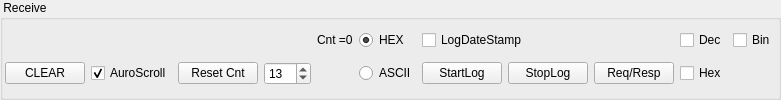
     <widget class="QGroupBox" name="gbUART_Receive">
      <property name="title">
       <string> Receive </string>
      </property>
      <layout class="QGridLayout" name="gridLayout_10">
       <property name="leftMargin">
        <number>2</number>
       </property>
       <property name="topMargin">
        <number>0</number>
       </property>
       <property name="rightMargin">
        <number>2</number>
       </property>
       <property name="bottomMargin">
        <number>2</number>
       </property>
       <property name="horizontalSpacing">
        <number>6</number>
       </property>
       <property name="verticalSpacing">
        <number>2</number>
       </property>
       <item row="0" column="4">
        <widget class="QLabel" name="rbUART_Receive_Cnt">
         <property name="text">
          <string>Cnt =0</string>
         </property>
        </widget>
       </item>
       <item row="0" column="5">
        <widget class="QRadioButton" name="rbUART_Receive_HEX">
         <property name="text">
          <string>HEX</string>
         </property>
         <property name="checked">
          <bool>true</bool>
         </property>
        </widget>
       </item>
       <item row="0" column="6" colspan="2">
        <widget class="QCheckBox" name="cbUART_Receive_LogDataStamp">
         <property name="text">
          <string>LogDateStamp</string>
         </property>
        </widget>
       </item>
       <item row="0" column="9">
        <widget class="QCheckBox" name="rbUART_Receive_Dec">
         <property name="text">
          <string>Dec</string>
         </property>
        </widget>
       </item>
       <item row="0" column="10">
        <widget class="QCheckBox" name="rbUART_Receive_ViewBin">
         <property name="text">
          <string>Bin</string>
         </property>
        </widget>
       </item>
       <item row="1" column="0">
        <widget class="QPushButton" name="pbUART_ReceiveClear">
         <property name="text">
          <string>CLEAR</string>
         </property>
        </widget>
       </item>
       <item row="1" column="1">
        <widget class="QCheckBox" name="rbUART_Receive_AutoScroll">
         <property name="text">
          <string>AuroScroll</string>
         </property>
         <property name="checked">
          <bool>true</bool>
         </property>
        </widget>
       </item>
       <item row="1" column="2">
        <widget class="QPushButton" name="pbUART_ReceiveResetCounter">
         <property name="text">
          <string>Reset Cnt</string>
         </property>
        </widget>
       </item>
       <item row="1" column="3">
        <widget class="QSpinBox" name="svUART_Receive_CharEnter">
         <property name="maximumSize">
          <size>
           <width>50</width>
           <height>16777215</height>
          </size>
         </property>
         <property name="maximum">
          <number>255</number>
         </property>
         <property name="value">
          <number>13</number>
         </property>
        </widget>
       </item>
       <item row="1" column="5">
        <widget class="QRadioButton" name="rbUART_Receive_ASCII">
         <property name="text">
          <string>ASCII</string>
         </property>
         <property name="checked">
          <bool>false</bool>
         </property>
        </widget>
       </item>
       <item row="1" column="6">
        <widget class="QPushButton" name="pbUART_Receive_StartLog">
         <property name="text">
          <string>StartLog</string>
         </property>
        </widget>
       </item>
       <item row="1" column="7">
        <widget class="QPushButton" name="pbUART_Receive_StopLog">
         <property name="text">
          <string>StopLog</string>
         </property>
        </widget>
       </item>
       <item row="1" column="8">
        <widget class="QPushButton" name="pbUART_Receive_ReqResp">
         <property name="text">
          <string>Req/Resp</string>
         </property>
        </widget>
       </item>
       <item row="1" column="9">
        <widget class="QCheckBox" name="cbUART_Receive_Hex">
         <property name="text">
          <string>Hex</string>
         </property>
        </widget>
       </item>
      </layout>
     </widget>
